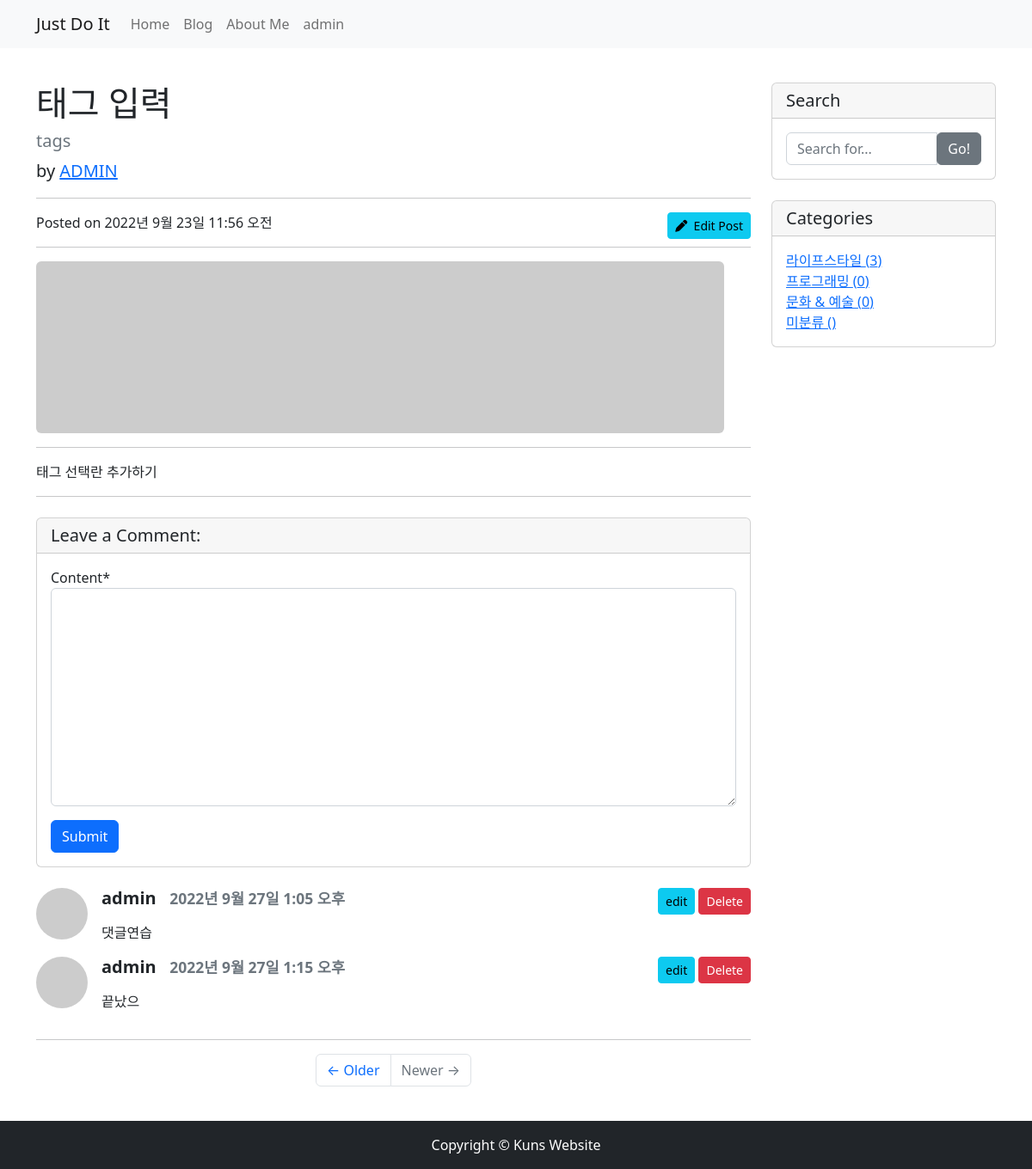
Screenshot of /blog/9/ (signed in) with the database file from the repository.
### blog/models.py (models this page shows, shortened)
class Post(models.Model):
    title = models.CharField(max_length=30) # 최대길이
    hook_text = models.CharField(max_length=100, blank=True)
    content = models.TextField() # 문자열 길이 제한 없다
    head_image = models.ImageField(upload_to='blog/images/%Y/%m/%d/',blank=True)
    file_upload = models.FileField(upload_to='blog/files/%Y/%m/%d/',blank=True)
    created_at = models.DateTimeField(auto_now_add=True) # 현재시간으로 자동저장
    updated_at = models.DateTimeField(auto_now=True) # 다시 저장한 현재시간으로 자동저장
    author = models.ForeignKey(User,null=True, on_delete=models.SET_NULL)
    category = models.ForeignKey(Category, null = True, blank= True, on_delete=models.SET_NULL)
    tags = models.ManyToManyField(Tag, blank=True)
    def get_absolute_url(self):
        return f'/blog/{self.pk}/'

class Comment(models.Model):
    post = models.ForeignKey(Post, on_delete=models.CASCADE)
    author = models.ForeignKey(User, on_delete=models.CASCADE)
    content = models.TextField()
    created_at = models.DateTimeField(auto_now_add=True)
    modified_at = models.DateTimeField(auto_now=True)
    def get_avatar_url(self):
        if self.author.socialaccount_set.exists():
            return self.author.socialaccount_set.first().get_avatar_url()
        else:
            return f'http://picsum.photos/60/60'

class Category(models.Model):
    name = models.CharField(max_length=50,unique=True)
    slug = models.SlugField(max_length=200,unique=True,allow_unicode=True)
    def __str__(self):
        return self.name
    def get_absolute_url(self):
        return f'/blog/category/{self.slug}/'
    class Meta:
        verbose_name_plural = "categories"

### blog/views.py (the view)
# urls.py: path('<int:pk>/',views.PostDetail.as_view()),
class PostDetail(DetailView):
    model = Post
    def get_context_data(self, **kwargs):
        context = super(PostDetail, self).get_context_data()
        context['categories'] = Category.objects.all()
        context['no_category_post_count']=Post.objects.filter(category=None).count()
        context['comment_form']=CommentForm
        return context

### blog/templates/blog/post_detail.html (shortened to what this page needs)
{% extends 'blog/base.html' %}
{% load crispy_forms_tags %}
{% block main_area %}
    <div id="post-area">
        <h1 class="mt-4">{{ post.title }}</h1>
        <h5 class="text-muted">{{ post.hook_text }}</h5>
        <p class="lead">
            by
            <a href="#">{{ post.author | upper }}</a>
        </p>
        <hr>
        {% if user.is_authenticated and user == post.author %}
        <a class="btn btn-info btn-sm float-end" href="/blog/update_post/{{ post.pk }}" role="button">
            <i class="fas fa-pen"></i>&nbsp;&nbsp;Edit Post</a>
        {% endif %}
        <p>Posted on {{ post.created_at }}</p>
        <hr>
        {% if post.head_image %}
            <img class="img-fluid rounded" src="{{ post.head_image.url }}" alt="{{ post.title }} head_image">
        {% else %}
            <img class="img-fluid rounded" src="https://picsum.photos/seed/{{ post.id }}/800/200" alt="random_image">
        {% endif %}
        <hr>
        <p>{{ post.content }}</p>
        <hr>
    </div>
    <div id="comment-area">
        <div class="card my-4">
            <h5 class="card-header">Leave a Comment:</h5>
            <div class="card-body">
                {% if user.is_authenticated %}
                <form id="comment-form" method="POST" action="{{ post.get_absolute_url }}new_comment/">
                    <div class="form-group">
                        {{ comment_form | crispy }}
                    </div>
                    <button type="submit" class="btn btn-primary" >Submit</button>
                </form>
                {% else %}
                    <a class="nav-link" href="#" data-toggle="modal" data-target="#loginModal">Leave a Comment</a>
                {% endif %}
            </div>
        </div>
        {% if post.comment_set.exists %}
        {% for comment in post.comment_set.iterator %}
        <div class="d-flex" id="comment-{{ comment.pk }}">
            <div class="flex-shrink-0"><img class="rounded-circle" src="{{ comment.get_avatar_url }}" alt="{{ comment.author }}" widht="60px" height="60"></div>
            <div class="ms-3" style="width: 100%;">
                {% if user.is_authenticated and comment.author == user %}
                <div class="float-end">
                <a role="button" class="btn btn-sm btn-info" id="comment-{{ comment.pk }}-update-btn" href="/blog/update_comment/{{ comment.pk }}/">edit</a>
                <a role="button" class="btn btn-sm btn-danger" id="comment-{{ comment.pk }}-delete-btn" href="/blog/delete_comment/{{ comment.pk }}">Delete</a>
                            </div>
                {% endif %}
                <h5 class="fw-bold">{{ comment.author.username }}&nbsp;&nbsp; <small class="text-muted">{{ comment.created_at }}</small></h5>
                <p>{{ comment.content | linebreaks }}</p>
            </div>
        </div>
        {% endfor %}
        {% endif %}
        <hr/>
    </div>
{% endblock %}

### blog/templates/blog/base.html (shortened to what this page needs)
<!DOCTYPE html>
<html>
{% load static %}
<head>
    <link rel="stylesheet" href="{% static 'blog/bootstrap/bootstrap.min.css' %}" media="screen">
</head>
<body>
    {% include 'blog/navbar.html' %}
    <div class="container my-3">
        <div class="row">
            <div class="col-md-8 col-lg-9" id="main-area">
                {% block main_area %}
                {% endblock %}
                <ul class="pagination justify-content-center mb-4">
                    <li class="page-item">
                        <a class="page-link" href="#">&larr; Older</a>
                    </li>
                    <li class="page-item disabled">
                        <a class="page-link" href="#">Newer &rarr;</a>
                    </li>
                </ul>
            </div>
            <div class="col-md-4 col-lg-3">
                <div class="card my-4">
                    <h5 class="card-header">Search</h5>
                    <div class="card-body">
                        <div class="input-group">
                            <input type="text" class="form-control" placeholder="Search for..." id="search-input">
                            <span class="input-group-btn">
                                    <button class="btn btn-secondary" type="button" onclick="searchPost()">Go!</button>
                                </span>
                        </div>
                    </div>
                </div>
                <div class="card my-4">
                    <h5 class="card-header">Categories</h5>
                    <div class="card-body">
                        <div class="row">
                                <ul class="list-unstyled mb-0">
                                    {% for category in categories %}
                                    <li>
                                        <a href="{{ category.get_absolute_url }}">{{ category }} ({{category.post_set.count }})</a>
                                    </li>
                                    {% endfor %}
                                    <li>
                                        <a href="/blog/category/no_category/">미분류 ({{category.post_set.count }})</a>
                                    </li>
                                </ul>
                        </div>
                    </div>
                </div>
            </div>
        </div>
    </div>
  {% include 'blog/footer.html' %}

### blog/templates/blog/navbar.html (shortened to what this page needs)
    {% load socialaccount %}
    <nav class="navbar navbar-expand-lg navbar-light bg-light">
        <div class="container">
            <a class="navbar-brand" href="/">Just Do It</a>
            <div class="collapse navbar-collapse" id="navbarNavDropdown">
                <ul class="navbar-nav">
                    <li class="nav-item active">
                        <a class="nav-link" href="/">Home</a>
                    </li>
                    <li class="nav-item">
                        <a class="nav-link" href="/blog/">Blog</a>
                    </li>
                    <li class="nav-item">
                        <a class="nav-link" href="/about_me/">About Me</a>
                    </li>
                </ul>
                <ul class="navbar-nav ml-auto">
                    {% if user.is_authenticated %}
                    <li class="nav-item dropdown">
                        <a class="nav-link" dropdown-toggle" href="#" id="navbarNavDropdownMenyLink" role="button"
                        data-toggle="dropdown" aria-haspopup="true" aria-expanded="false">{{ user.username }}</a>
                    </li>
                    {% else %}
                    <li class="nav-item">
                        <a class="nav-link" href="#" data-toggle="modal" data-target="#loginModal">Log In</a>
                    </li>
                    {% endif %}
                </ul>
            </div>
        </div>
    </nav>

### rows the page displays
Post: title "태그 입력", hook_text "tags", author "ADMIN", created_at "2022년 9월 23일 11:56 오전", content "태그 선택란 추가하기"
Comment: author.username "admin", created_at "2022년 9월 27일 1:05 오후", content "댓글연습"
Comment: author.username "admin", created_at "2022년 9월 27일 1:15 오후", content "끝났으"
Category: name "라이프스타일", post_set.count "3"
Category: name "프로그래밍", post_set.count "0"
Category: name "문화 & 예술", post_set.count "0"

### other values shown
{{ user.username }} "admin"
